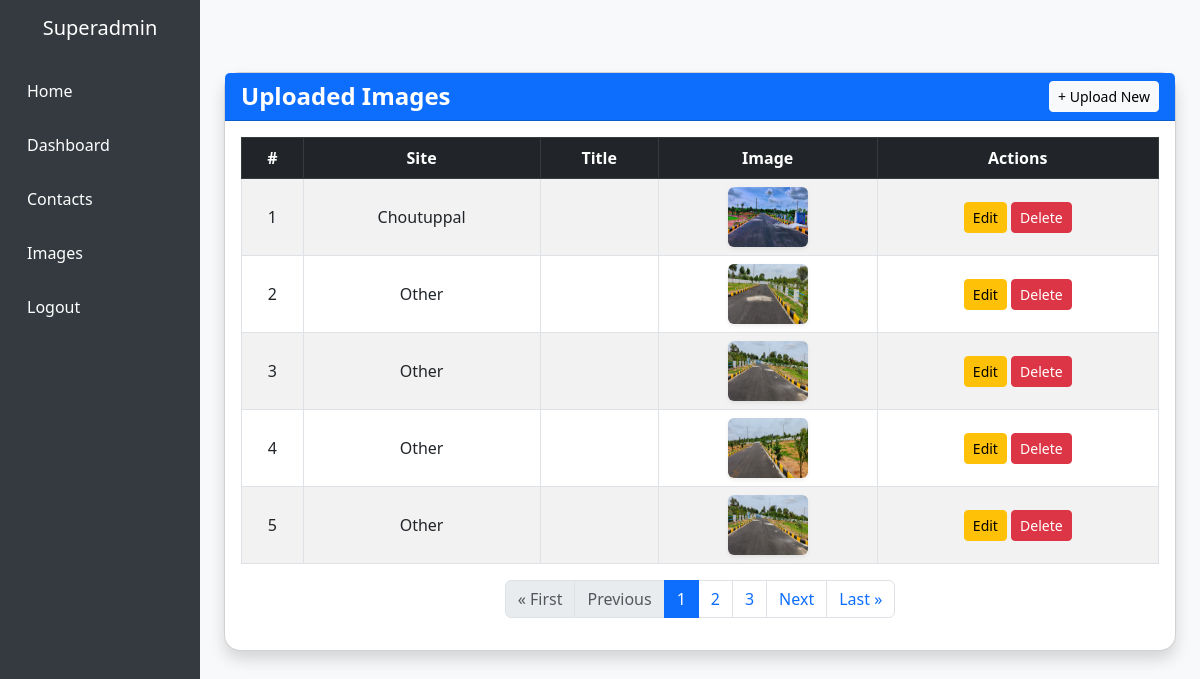
Page /images-list/ on the committed database.
### users/models.py (models this page shows, shortened)
class GalleryImage(models.Model):
    SITE_CHOICES = [
        ('Choutuppal', 'Choutuppal'),
        ('Yacharam', 'Yacharam'),
        ('Kothur', 'Kothur'),
        ('Other', 'Other'),
    ]
    title = models.CharField(max_length=100, blank=True)
    site = models.CharField(max_length=20, choices=SITE_CHOICES)
    image = models.ImageField(upload_to='gallery_images/')

### users/views.py (the view)
# urls.py: path('images-list/', image_list, name='image_list'),
def image_list(request):
    image_list = GalleryImage.objects.all().order_by('-id')
    paginator = Paginator(image_list, 5)
    page_number = request.GET.get('page')
    images = paginator.get_page(page_number)
    return render(request, 'dashboard/upload_images_list.html', {'images': images})

### users/templates/dashboard/upload_images_list.html (shortened to what this page needs)
{% extends "dashboard/dashboard_base.html" %}
{% block content %}
<div class="container mt-5">
    <div class="row">
        <div class="col-12">
            <div class="card shadow rounded-4">
                <div class="card-header bg-primary text-white d-flex justify-content-between align-items-center">
                    <h4 class="mb-0">Uploaded Images</h4>
                    <a href="/upload-img/" class="btn btn-light btn-sm">+ Upload New</a>
                </div>
                <div class="card-body">
                    {% if images %}
                        <div class="table-responsive">
                            <table class="table table-bordered table-striped align-middle text-center">
                                <thead class="table-dark">
                                    <tr>
                                        <th>#</th>
                                        <th>Site</th>
                                        <th>Title</th>
                                        <th>Image</th>
                                        <th>Actions</th>
                                    </tr>
                                </thead>
                                <tbody>
                                    {% for image in images %}
                                        <tr>
                                            <td>{{ forloop.counter0|add:images.start_index }}</td>
                                            <td>{{ image.site }}</td>
                                            <td>{{ image.title }}</td>
                                            <td>
                                                {% if image.image.url %}
                                                    <img src="{{ image.image.url }}" alt="{{ image.title }}" width="80" height="60" class="rounded shadow-sm">
                                                {% else %}
                                                    No Image
                                                {% endif %}
                                            </td>
                                            <td>
                                                <a href="/images-update/{{ image.id }}/" class="btn btn-warning btn-sm">Edit</a>
                                                <button type="button"
                                                        class="btn btn-danger btn-sm"
                                                        data-bs-toggle="modal"
                                                        data-bs-target="#deleteModal{{ image.id }}">
                                                    Delete
                                                </button>
                                            </td>
                                        </tr>
                                    {% endfor %}
                                </tbody>
                            </table>
                        </div>
                        <nav>
                            <ul class="pagination justify-content-center">
                                {% if images.has_previous %}
                                    <li class="page-item">
                                        <a class="page-link" href="?page=1">&laquo; First</a>
                                    </li>
                                    <li class="page-item">
                                        <a class="page-link" href="?page={{ images.previous_page_number }}">Previous</a>
                                    </li>
                                {% else %}
                                    <li class="page-item disabled"><span class="page-link">&laquo; First</span></li>
                                    <li class="page-item disabled"><span class="page-link">Previous</span></li>
                                {% endif %}
                                {% for num in images.paginator.page_range %}
                                    {% if images.number == num %}
                                        <li class="page-item active"><span class="page-link">{{ num }}</span></li>
                                    {% elif num >= images.number|add:"-2" and num <= images.number|add:"2" %}
                                        <li class="page-item"><a class="page-link" href="?page={{ num }}">{{ num }}</a></li>
                                    {% endif %}
                                {% endfor %}
                                {% if images.has_next %}
                                    <li class="page-item">
                                        <a class="page-link" href="?page={{ images.next_page_number }}">Next</a>
                                    </li>
                                    <li class="page-item">
                                        <a class="page-link" href="?page={{ images.paginator.num_pages }}">Last &raquo;</a>
                                    </li>
                                {% else %}
                                    <li class="page-item disabled"><span class="page-link">Next</span></li>
                                    <li class="page-item disabled"><span class="page-link">Last &raquo;</span></li>
                                {% endif %}
                            </ul>
                        </nav>
                    {% else %}
                        <p class="text-muted text-center">No images have been uploaded yet.</p>
                    {% endif %}
                </div>
            </div>
        </div>
    </div>
</div>
{% endblock %}

### users/templates/dashboard/dashboard_base.html (shortened to what this page needs)
{% load static %}
<!DOCTYPE html>
<html lang="en">
<head>
    <link href="https://cdn.jsdelivr.net/npm/bootstrap@5.3.0/dist/css/bootstrap.min.css" rel="stylesheet">
</head>
<body>
<div class="container-fluid">
    <div class="row">
        <div class="col-md-2 sidebar">
            <h5 class="text-white text-center py-3">Superadmin</h5>
            <a href="{% url 'home' %}" onclick="showSection('home')">Home</a>
            <a href="/super-admin-dashboard/" onclick="showSection('dashboard')">Dashboard</a>
            <a href="/contact-list/" onclick="showSection('contacts')">Contacts</a>
            <a href="/images-list/" onclick="showSection('images')">Images</a>
            <a href="/logout/" onclick="showSection('logout')">Logout</a>
        </div>
        <div class="col-md-10 py-4">
            {% block content %}
            {% endblock %}
        </div>
    </div>
</div>
</body>
</html>

### users/templates/dashboard/dashboard_base.html (style rules this page uses)
body { background-color: #f8f9fa; }
.card h4 { font-size: 1.5rem; font-weight: bold; }
.sidebar { min-height: 100vh; background-color: #343a40; }
.sidebar a { color: #ffffff; padding: 15px; display: block; text-decoration: none; }

### rows in the picture
GalleryImage: site "Choutuppal", image (picture)
GalleryImage: site "Other", image (picture)
GalleryImage: site "Other", image (picture)
GalleryImage: site "Other", image (picture)
GalleryImage: site "Other", image (picture)

### other values in the picture
{{ num }} "1"
{{ num }} "2" "3"
